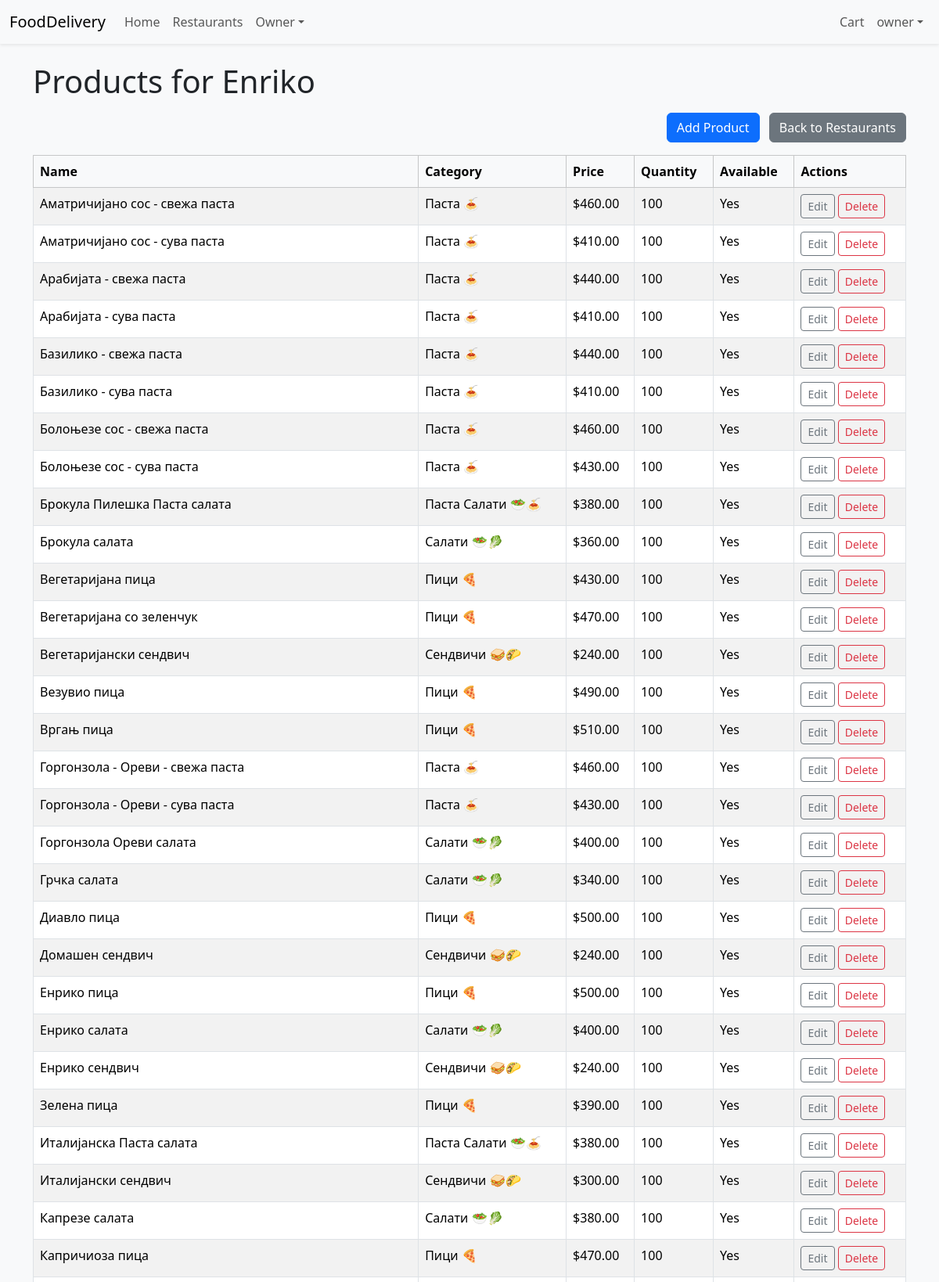
Page /restaurants/owner/5/products/ (signed in, upper part) on the committed database.
### accounts/models.py (models this page shows, shortened)
class User(AbstractUser):
    ROLE_CUSTOMER = 'customer'
    ROLE_COURIER = 'courier'
    ROLE_OWNER = 'owner'
    ROLE_ADMIN = 'admin'
    ROLE_CHOICES: list[tuple[str, str]] = [
        (ROLE_CUSTOMER, 'Customer'),
        (ROLE_COURIER, 'Courier'),
        (ROLE_OWNER, 'Owner'),
        (ROLE_ADMIN, 'Administrator'),
    ]
    role = models.CharField(
        max_length=20,
        choices=ROLE_CHOICES,
        default=ROLE_CUSTOMER,
        help_text='Designates the role of the user in the platform.'
    )
    def is_courier(self) -> bool:
        return self.role == self.ROLE_COURIER
    def is_owner(self) -> bool:
        return self.role == self.ROLE_OWNER
    def is_admin(self) -> bool:
        return self.role == self.ROLE_ADMIN or self.is_superuser

### restaurants/models.py (models this page shows, shortened)
class Restaurant(models.Model):
    name = models.CharField(max_length=255)
    description = models.TextField(blank=True)
    address = models.CharField(max_length=255, blank=True)
    image = models.ImageField(upload_to='restaurants/', blank=True, null=True)
    image_url = models.URLField(blank=True)   # added
    open_hours = models.CharField(max_length=255, blank=True)
    category = models.CharField(max_length=100, blank=True)
    is_open = models.BooleanField(default=True)
    owner = models.ForeignKey(
        settings.AUTH_USER_MODEL,
        on_delete=models.CASCADE,
        related_name='owned_restaurants',
        help_text='The owner of this restaurant',
    )
    created_at = models.DateTimeField(auto_now_add=True)
    updated_at = models.DateTimeField(auto_now=True)
    class Meta:
        ordering = ['name']

class Product(models.Model):
    restaurant = models.ForeignKey(
        Restaurant,
        on_delete=models.CASCADE,
        related_name='products',
        help_text='Restaurant that offers this product',
    )
    name = models.CharField(max_length=255)
    description = models.TextField(blank=True)
    price = models.DecimalField(max_digits=8, decimal_places=2)
    quantity = models.PositiveIntegerField(default=0)
    category = models.CharField(max_length=100, blank=True)
    image = models.ImageField(upload_to='products/', blank=True, null=True)
    image_url = models.URLField(blank=True) #added
    is_available = models.BooleanField(default=True)
    created_at = models.DateTimeField(auto_now_add=True)
    updated_at = models.DateTimeField(auto_now=True)
    class Meta:
        ordering = ['name']

### restaurants/views.py (the view)
# urls.py: path('owner/<int:restaurant_pk>/products/', OwnerRestaurantProductsView.as_view(),
class OwnerRestaurantProductsView(OwnerRequiredMixin, ListView):
    model = Product
    template_name = 'restaurants/owner_product_list.html'
    context_object_name = 'products'
    def dispatch(self, request, *args, **kwargs):
        self.restaurant = get_object_or_404(Restaurant, pk=kwargs['restaurant_pk'], owner=request.user)
        return super().dispatch(request, *args, **kwargs)
    def get_queryset(self):
        return Product.objects.filter(restaurant=self.restaurant)
    def get_context_data(self, **kwargs):
        context = super().get_context_data(**kwargs)
        context['restaurant'] = self.restaurant
        return context

### core/context_processors.py (called while the page is built)
def stripe_public_key(request):
    return {
        'STRIPE_PUBLIC_KEY': getattr(settings, 'STRIPE_PUBLIC_KEY', '')
    }

### restaurants/views.py (called while the page is built)
    def dispatch(self, request, *args, **kwargs):
        if not request.user.is_authenticated or not hasattr(request.user, 'role') or not request.user.is_owner():
            raise PermissionDenied("You do not have permission to access this page.")
        return super().dispatch(request, *args, **kwargs)

### templates/restaurants/owner_product_list.html (shortened to what this page needs)
{% extends 'base.html' %}
{% block content %}
<div class="container">
  <h1 class="mb-3">Products for {{ restaurant.name }}</h1>
  <div class="mb-3 text-end">
    <a href="{% url 'restaurants:product_create' restaurant.pk %}" class="btn btn-primary">Add Product</a>
    <a href="{% url 'restaurants:owner_restaurants' %}" class="btn btn-secondary ms-2">Back to Restaurants</a>
  </div>
  <table class="table table-striped table-bordered">
    <thead class="table-light">
      <tr>
        <th>Name</th>
        <th>Category</th>
        <th>Price</th>
        <th>Quantity</th>
        <th>Available</th>
        <th>Actions</th>
      </tr>
    </thead>
    <tbody>
      {% for product in products %}
        <tr>
          <td>{{ product.name }}</td>
          <td>{{ product.category }}</td>
          <td>${{ product.price }}</td>
          <td>{{ product.quantity }}</td>
          <td>{% if product.is_available %}Yes{% else %}No{% endif %}</td>
          <td>
            <a href="{% url 'restaurants:product_edit' product.pk %}" class="btn btn-sm btn-outline-secondary">Edit</a>
            <form action="{% url 'restaurants:product_delete' product.pk %}" method="post" class="d-inline">
              <button type="submit" class="btn btn-sm btn-outline-danger" onclick="return confirm('Are you sure you want to delete this product?');">Delete</button>
            </form>
          </td>
        </tr>
      {% empty %}
        <tr><td colspan="6">No products found.</td></tr>
      {% endfor %}
    </tbody>
  </table>
</div>
{% endblock %}

### templates/base.html (shortened to what this page needs)
{% load static %}
<!DOCTYPE html>
<html lang="en">
<head>
  <link href="https://cdn.jsdelivr.net/npm/bootstrap@5.3.2/dist/css/bootstrap.min.css" rel="stylesheet">
  <link rel="stylesheet" href="{% static 'css/styles.css' %}">
  <link rel="stylesheet" href="https://cdn.jsdelivr.net/npm/bootstrap-icons@1.10.5/font/bootstrap-icons.css">
</head>
<body>
<nav class="navbar navbar-expand-lg navbar-light bg-light shadow-sm">
  <div class="container-fluid">
    <a class="navbar-brand" href="{% url 'home' %}">FoodDelivery</a>
    <div class="collapse navbar-collapse" id="navbarSupportedContent">
      <ul class="navbar-nav me-auto mb-2 mb-lg-0">
        <li class="nav-item"><a class="nav-link" href="{% url 'home' %}">Home</a></li>
        <li class="nav-item"><a class="nav-link" href="{% url 'restaurants:list' %}">Restaurants</a></li>
        {% if user.is_authenticated %}
          {% if user.is_owner %}
            <li class="nav-item dropdown">
              <a class="nav-link dropdown-toggle" href="#" id="ownerMenu" role="button" data-bs-toggle="dropdown"
                 aria-expanded="false">Owner</a>
            </li>
          {% endif %}
        {% endif %}
      </ul>
      <ul class="navbar-nav mb-2 mb-lg-0">
        {% if user.is_authenticated %}
          <li class="nav-item"><a class="nav-link" href="{% url 'orders:cart' %}">Cart</a></li>
          <li class="nav-item dropdown">
            <a class="nav-link dropdown-toggle" href="#" id="userMenu" role="button" data-bs-toggle="dropdown"
               aria-expanded="false">{{ user.get_full_name|default:user.username }}</a>
          </li>
        {% else %}
          <li class="nav-item"><a class="nav-link" href="{% url 'accounts:login' %}">Login</a></li>
          <li class="nav-item"><a class="nav-link" href="{% url 'accounts:register' %}">Register</a></li>
        {% endif %}
      </ul>
    </div>
  </div>
</nav>
<main class="py-4">
  {% block content %}{% endblock %}
</main>
</body>
</html>

### static/css/styles.css (style rules this page uses)
body { background-color: #f8f9fa; }
main { min-height: 80vh; }

### rows in the picture
User: get_full_name "owner"
Restaurant: name "Enriko"
Product: name "Аматричијано сос - свежа паста", category "Паста 🍝", price "460.00", quantity "100", is_available "Yes"
Product: name "Аматричијано сос - сува паста", category "Паста 🍝", price "410.00", quantity "100", is_available "Yes"
Product: name "Арабијата - свежа паста", category "Паста 🍝", price "440.00", quantity "100", is_available "Yes"
Product: name "Арабијата - сува паста", category "Паста 🍝", price "410.00", quantity "100", is_available "Yes"
Product: name "Базилико - свежа паста", category "Паста 🍝", price "440.00", quantity "100", is_available "Yes"
Product: name "Базилико - сува паста", category "Паста 🍝", price "410.00", quantity "100", is_available "Yes"
Product: name "Болоњезе сос - свежа паста", category "Паста 🍝", price "460.00", quantity "100", is_available "Yes"
Product: name "Болоњезе сос - сува паста", category "Паста 🍝", price "430.00", quantity "100", is_available "Yes"
Product: name "Брокула Пилешка Паста салата", category "Паста Салати 🥗🍝", price "380.00", quantity "100", is_available "Yes"
Product: name "Брокула салата", category "Салати 🥗🥬", price "360.00", quantity "100", is_available "Yes"
Product: name "Вегетаријана пица", category "Пици 🍕", price "430.00", quantity "100", is_available "Yes"
Product: name "Вегетаријана со зеленчук", category "Пици 🍕", price "470.00", quantity "100", is_available "Yes"
Product: name "Вегетаријански сендвич", category "Сендвичи 🥪🌮", price "240.00", quantity "100", is_available "Yes"
Product: name "Везувио пица", category "Пици 🍕", price "490.00", quantity "100", is_available "Yes"
Product: name "Вргањ пица", category "Пици 🍕", price "510.00", quantity "100", is_available "Yes"
Product: name "Горгонзола - Ореви - свежа паста", category "Паста 🍝", price "460.00", quantity "100", is_available "Yes"
Product: name "Горгонзола - Ореви - сува паста", category "Паста 🍝", price "430.00", quantity "100", is_available "Yes"
Product: name "Горгонзола Ореви салата", category "Салати 🥗🥬", price "400.00", quantity "100", is_available "Yes"
Product: name "Грчка салата", category "Салати 🥗🥬", price "340.00", quantity "100", is_available "Yes"
Product: name "Диавло пица", category "Пици 🍕", price "500.00", quantity "100", is_available "Yes"
Product: name "Домашен сендвич", category "Сендвичи 🥪🌮", price "240.00", quantity "100", is_available "Yes"
Product: name "Енрико пица", category "Пици 🍕", price "500.00", quantity "100", is_available "Yes"
Product: name "Енрико салата", category "Салати 🥗🥬", price "400.00", quantity "100", is_available "Yes"
Product: name "Енрико сендвич", category "Сендвичи 🥪🌮", price "240.00", quantity "100", is_available "Yes"
Product: name "Зелена пица", category "Пици 🍕", price "390.00", quantity "100", is_available "Yes"
Product: name "Италијанска Паста салата", category "Паста Салати 🥗🍝", price "380.00", quantity "100", is_available "Yes"
Product: name "Италијански сендвич", category "Сендвичи 🥪🌮", price "300.00", quantity "100", is_available "Yes"
Product: name "Капрезе салата", category "Салати 🥗🥬", price "380.00", quantity "100", is_available "Yes"
Product: name "Капричиоза пица", category "Пици 🍕", price "470.00", quantity "100", is_available "Yes"
